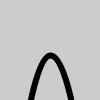
Frame 1 (no input)
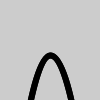
Frame 2 (the mouse pressed at the canvas centre, redrawn once)

The Processing sketch that drew these frames (run headless with seeded random() and noise(); the mouse was pressed at the canvas centre and the sketch redrawn once):

// Processing sketch: exercise_21_1
// ── exercise_21_1.pde
float c = 20.0;

void setup() {
  size(100, 100);
  smooth();
  noLoop();
}

void draw() {
  arch(c);
}

void arch(float curvature) {
  float y = 200.0;
  strokeWeight(6);
  noFill();
  beginShape();
  vertex(15.0, y);
  bezierVertex(15.0, y, 30.0, 55.0, 50.0, 55.0);
  bezierVertex(70.0, 55.0, 85.0, y-curvature, 85.0, y);
  endShape();
}
